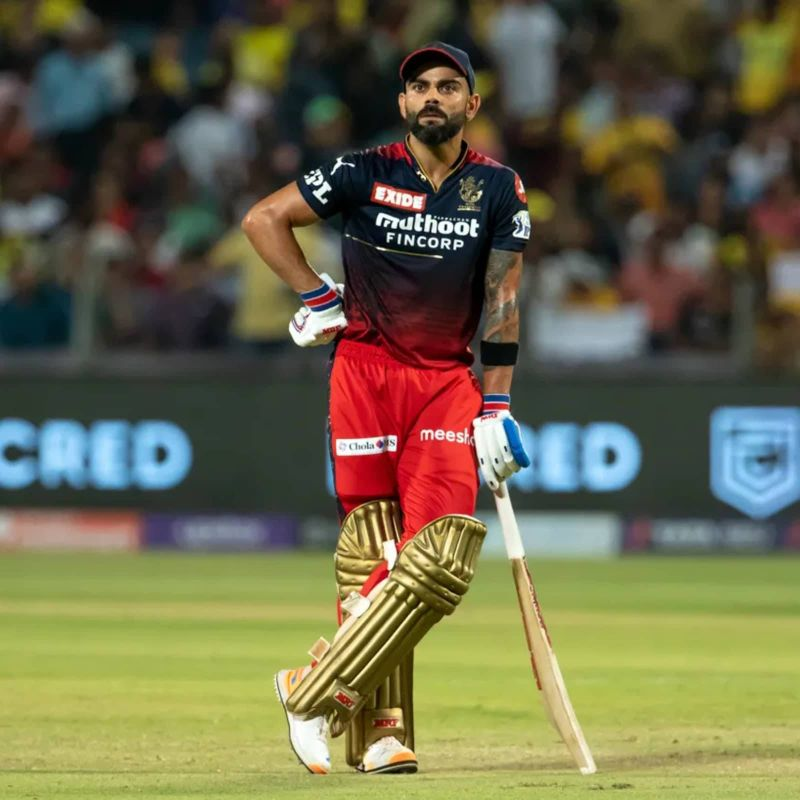
#> input picture 03_Contrast_Stretching/Input.jpg, 800 x 800 px, found by its file name
$ python program.py
#> lines starting #> are read from the running program, lines starting #| are printed output that depends on the picture; after the words box and inside, x2 and y2 are one past the last pixel; in counts of white or black regions, pixels touching at a corner belong together
import cv2
import numpy as np

img=cv2.imread("input.jpg",0)
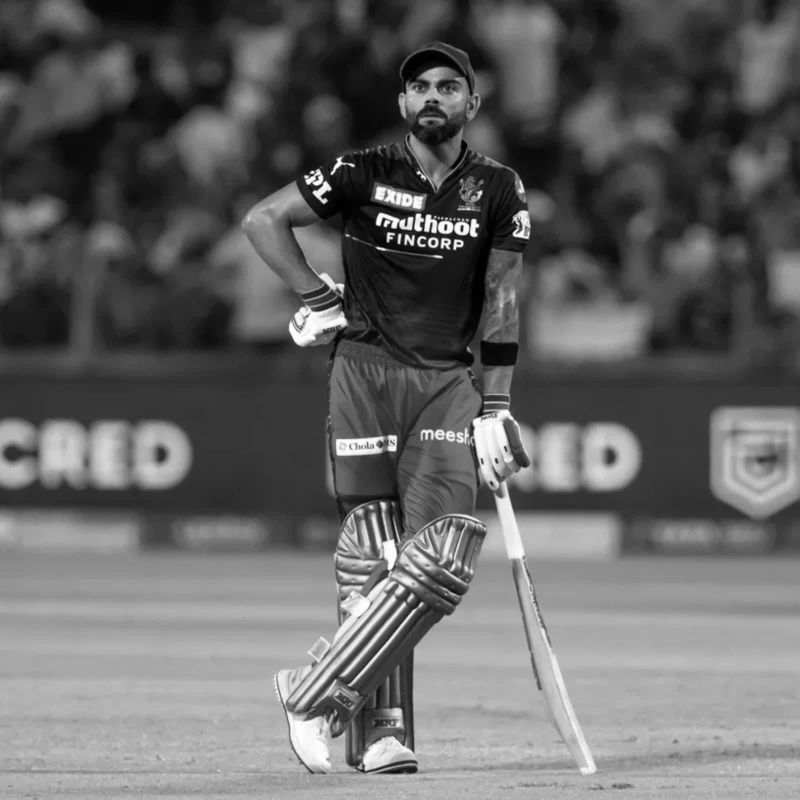
#> img: shape (800, 800); min 0, max 255, mean 101.6
mn,mx=int(img.min()),int(img.max())
#> mn = 0; mx = 255

print("Minimum intensity:",mn,"Maximum intensity:",mx)
#| Minimum intensity: 0 Maximum intensity: 255

result=((img-mn)*255/(mx-mn)).clip(0,255).astype(np.uint8)if mx>mn else img
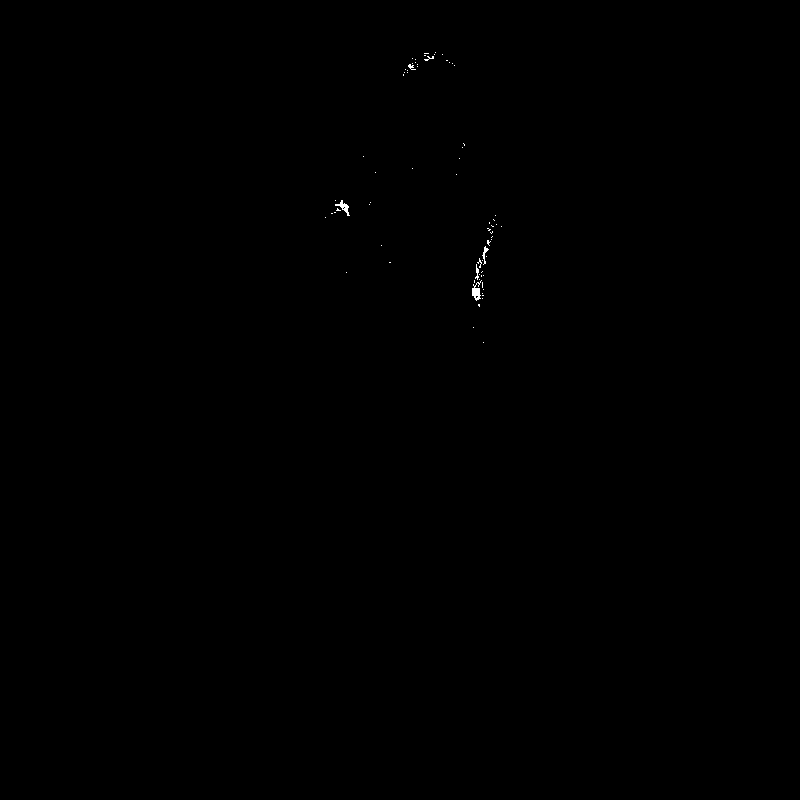
#> result: shape (800, 800); values 0 (black) and 1 (white), 0.07% white in thin lines or dots, all inside (x1, y1, x2, y2) = (325, 52, 502, 343)

cv2.imshow("Original",img)
cv2.imshow("Contrast Stretched",result)
cv2.imwrite("output.png",result)

cv2.waitKey(0)
cv2.destroyAllWindows()
